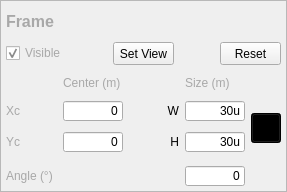
       <widget class="QFrame" name="frame_11">
        <property name="styleSheet">
         <string notr="true">#frame_11{
border: 1px solid rgb(168,168,168)
}</string>
        </property>
        <property name="frameShape">
         <enum>QFrame::StyledPanel</enum>
        </property>
        <property name="frameShadow">
         <enum>QFrame::Raised</enum>
        </property>
        <layout class="QVBoxLayout" name="verticalLayout_9">
         <property name="leftMargin">
          <number>0</number>
         </property>
         <property name="topMargin">
          <number>0</number>
         </property>
         <property name="rightMargin">
          <number>0</number>
         </property>
         <property name="bottomMargin">
          <number>0</number>
         </property>
         <item>
          <layout class="QVBoxLayout" name="verticalLayout_8" stretch="1,1,3,1">
           <property name="spacing">
            <number>6</number>
           </property>
           <property name="leftMargin">
            <number>5</number>
           </property>
           <property name="topMargin">
            <number>5</number>
           </property>
           <property name="rightMargin">
            <number>5</number>
           </property>
           <property name="bottomMargin">
            <number>5</number>
           </property>
           <item>
            <widget class="QLabel" name="label_Frame">
             <property name="font">
              <font>
               <pointsize>12</pointsize>
               <weight>75</weight>
               <bold>true</bold>
              </font>
             </property>
             <property name="styleSheet">
              <string notr="true">#label_Frame{
color: rgb(168, 168, 168)
}</string>
             </property>
             <property name="text">
              <string>Frame</string>
             </property>
            </widget>
           </item>
           <item>
            <layout class="QHBoxLayout" name="horizontalLayout_18">
             <item>
              <widget class="QCheckBox" name="checkBox">
               <property name="styleSheet">
                <string notr="true">#checkBox{
color: rgb(168,168,168);
}</string>
               </property>
               <property name="text">
                <string>Visible</string>
               </property>
               <property name="checked">
                <bool>true</bool>
               </property>
              </widget>
             </item>
             <item>
              <spacer name="horizontalSpacer_10">
               <property name="orientation">
                <enum>Qt::Horizontal</enum>
               </property>
               <property name="sizeHint" stdset="0">
                <size>
                 <width>40</width>
                 <height>20</height>
                </size>
               </property>
              </spacer>
             </item>
             <item>
              <widget class="QPushButton" name="push_setView">
               <property name="minimumSize">
                <size>
                 <width>61</width>
                 <height>23</height>
                </size>
               </property>
               <property name="maximumSize">
                <size>
                 <width>61</width>
                 <height>23</height>
                </size>
               </property>
               <property name="toolTip">
                <string>&lt;html&gt;&lt;head/&gt;&lt;body&gt;&lt;p&gt;Sets everything visible on the trace and retrace plots to be the current scan range. &lt;/p&gt;&lt;/body&gt;&lt;/html&gt;</string>
               </property>
               <property name="text">
                <string>Set View</string>
               </property>
              </widget>
             </item>
             <item>
              <spacer name="horizontalSpacer_9">
               <property name="orientation">
                <enum>Qt::Horizontal</enum>
               </property>
               <property name="sizeHint" stdset="0">
                <size>
                 <width>40</width>
                 <height>20</height>
                </size>
               </property>
              </spacer>
             </item>
             <item>
              <widget class="QPushButton" name="push_ResetScan">
               <property name="minimumSize">
                <size>
                 <width>61</width>
                 <height>23</height>
                </size>
               </property>
               <property name="maximumSize">
                <size>
                 <width>61</width>
                 <height>23</height>
                </size>
               </property>
               <property name="toolTip">
                <string>Set view to the same parameters as used for the previous scan</string>
               </property>
               <property name="text">
                <string>Reset</string>
               </property>
              </widget>
             </item>
            </layout>
           </item>
           <item>
            <layout class="QHBoxLayout" name="horizontalLayout_16">
             <item>
              <layout class="QGridLayout" name="gridLayout_8">
               <property name="verticalSpacing">
                <number>6</number>
               </property>
               <item row="1" column="1">
                <widget class="QLineEdit" name="lineEdit_Xc">
                 <property name="minimumSize">
                  <size>
                   <width>60</width>
                   <height>20</height>
                  </size>
                 </property>
                 <property name="maximumSize">
                  <size>
                   <width>60</width>
                   <height>20</height>
                  </size>
                 </property>
                 <property name="styleSheet">
                  <string notr="true"/>
                 </property>
                 <property name="text">
                  <string>0</string>
                 </property>
                 <property name="alignment">
                  <set>Qt::AlignRight|Qt::AlignTrailing|Qt::AlignVCenter</set>
                 </property>
                </widget>
               </item>
               <item row="1" column="2">
                <widget class="QLabel" name="label_W">
                 <property name="styleSheet">
                  <string notr="true">#label_H{
color: rgb(168, 168, 168)
}</string>
                 </property>
                 <property name="text">
                  <string>W</string>
                 </property>
                 <property name="alignment">
                  <set>Qt::AlignRight|Qt::AlignTrailing|Qt::AlignVCenter</set>
                 </property>
                </widget>
               </item>
               <item row="2" column="2">
                <widget class="QLabel" name="label_H">
                 <property name="styleSheet">
                  <string notr="true">#label_W{
color: rgb(168, 168, 168)
}</string>
                 </property>
                 <property name="text">
                  <string>H</string>
                 </property>
                 <property name="alignment">
                  <set>Qt::AlignRight|Qt::AlignTrailing|Qt::AlignVCenter</set>
                 </property>
                </widget>
               </item>
               <item row="2" column="1">
                <widget class="QLineEdit" name="lineEdit_Yc">
                 <property name="minimumSize">
                  <size>
                   <width>60</width>
                   <height>20</height>
                  </size>
                 </property>
                 <property name="maximumSize">
                  <size>
                   <width>60</width>
                   <height>20</height>
                  </size>
                 </property>
                 <property name="text">
                  <string>0</string>
                 </property>
                 <property name="alignment">
                  <set>Qt::AlignRight|Qt::AlignTrailing|Qt::AlignVCenter</set>
                 </property>
                </widget>
               </item>
               <item row="2" column="3">
                <widget class="QLineEdit" name="lineEdit_H">
                 <property name="minimumSize">
                  <size>
                   <width>60</width>
                   <height>20</height>
                  </size>
                 </property>
                 <property name="maximumSize">
                  <size>
                   <width>60</width>
                   <height>20</height>
                  </size>
                 </property>
                 <property name="text">
                  <string>30u</string>
                 </property>
                 <property name="alignment">
                  <set>Qt::AlignRight|Qt::AlignTrailing|Qt::AlignVCenter</set>
                 </property>
                </widget>
               </item>
               <item row="1" column="3">
                <widget class="QLineEdit" name="lineEdit_W">
                 <property name="minimumSize">
                  <size>
                   <width>60</width>
                   <height>20</height>
                  </size>
                 </property>
                 <property name="maximumSize">
                  <size>
                   <width>60</width>
                   <height>20</height>
                  </size>
                 </property>
                 <property name="text">
                  <string>30u</string>
                 </property>
                 <property name="alignment">
                  <set>Qt::AlignRight|Qt::AlignTrailing|Qt::AlignVCenter</set>
                 </property>
                </widget>
               </item>
               <item row="1" column="0">
                <widget class="QLabel" name="label_Xc">
                 <property name="styleSheet">
                  <string notr="true">#label_Xc{
color: rgb(168, 168, 168)
}</string>
                 </property>
                 <property name="text">
                  <string>Xc</string>
                 </property>
                </widget>
               </item>
               <item row="2" column="0">
                <widget class="QLabel" name="label_Yc">
                 <property name="styleSheet">
                  <string notr="true">#label_Yc{
color: rgb(168, 168, 168)
}</string>
                 </property>
                 <property name="text">
                  <string>Yc</string>
                 </property>
                </widget>
               </item>
               <item row="0" column="1">
                <widget class="QLabel" name="label_Center">
                 <property name="sizePolicy">
                  <sizepolicy hsizetype="Preferred" vsizetype="Fixed">
                   <horstretch>0</horstretch>
                   <verstretch>0</verstretch>
                  </sizepolicy>
                 </property>
                 <property name="styleSheet">
                  <string notr="true">#label_Center{
color: rgb(168, 168, 168);
qproperty-alignment: 'AlignVCenter | AlignCenter';
}</string>
                 </property>
                 <property name="text">
                  <string>Center (m)</string>
                 </property>
                </widget>
               </item>
               <item row="0" column="3">
                <widget class="QLabel" name="label_Size">
                 <property name="sizePolicy">
                  <sizepolicy hsizetype="Preferred" vsizetype="Fixed">
                   <horstretch>0</horstretch>
                   <verstretch>0</verstretch>
                  </sizepolicy>
                 </property>
                 <property name="styleSheet">
                  <string notr="true">#label_Size{
color: rgb(168, 168, 168);
qproperty-alignment: 'AlignVCenter | AlignCenter';
}</string>
                 </property>
                 <property name="text">
                  <string>Size (m)</string>
                 </property>
                </widget>
               </item>
              </layout>
             </item>
             <item>
              <layout class="QVBoxLayout" name="verticalLayout_7" stretch="5,0,2">
               <item>
                <spacer name="verticalSpacer">
                 <property name="orientation">
                  <enum>Qt::Vertical</enum>
                 </property>
                 <property name="sizeType">
                  <enum>QSizePolicy::Expanding</enum>
                 </property>
                 <property name="sizeHint" stdset="0">
                  <size>
                   <width>20</width>
                   <height>30</height>
                  </size>
                 </property>
                </spacer>
               </item>
               <item>
                <widget class="QPushButton" name="push_FrameLock">
                 <property name="minimumSize">
                  <size>
                   <width>30</width>
                   <height>30</height>
                  </size>
                 </property>
                 <property name="maximumSize">
                  <size>
                   <width>30</width>
                   <height>30</height>
                  </size>
                 </property>
                 <property name="styleSheet">
                  <string notr="true">#push_FrameLock{
image:url(:/nSOTScanner/Pictures/lock.png);
background: black;
}
</string>
                 </property>
                 <property name="text">
                  <string/>
                 </property>
                </widget>
               </item>
               <item>
                <spacer name="verticalSpacer_2">
                 <property name="orientation">
                  <enum>Qt::Vertical</enum>
                 </property>
                 <property name="sizeHint" stdset="0">
                  <size>
                   <width>20</width>
                   <height>40</height>
                  </size>
                 </property>
                </spacer>
               </item>
              </layout>
             </item>
            </layout>
           </item>
           <item>
            <layout class="QHBoxLayout" name="horizontalLayout_17">
             <item>
              <widget class="QLabel" name="label_Angle">
               <property name="styleSheet">
                <string notr="true">#label_Angle{
color: rgb(168, 168, 168);
qproperty-alignment: 'AlignVCenter | AlignCenter';
}</string>
               </property>
               <property name="text">
                <string>Angle (°)</string>
               </property>
              </widget>
             </item>
             <item>
              <widget class="QLineEdit" name="lineEdit_Angle">
               <property name="minimumSize">
                <size>
                 <width>60</width>
                 <height>20</height>
                </size>
               </property>
               <property name="maximumSize">
                <size>
                 <width>60</width>
                 <height>20</height>
                </size>
               </property>
               <property name="text">
                <string>0</string>
               </property>
               <property name="alignment">
                <set>Qt::AlignRight|Qt::AlignTrailing|Qt::AlignVCenter</set>
               </property>
              </widget>
             </item>
             <item>
              <spacer name="horizontalSpacer_8">
               <property name="orientation">
                <enum>Qt::Horizontal</enum>
               </property>
               <property name="sizeType">
                <enum>QSizePolicy::Fixed</enum>
               </property>
               <property name="sizeHint" stdset="0">
                <size>
                 <width>36</width>
                 <height>20</height>
                </size>
               </property>
              </spacer>
             </item>
            </layout>
           </item>
          </layout>
         </item>
        </layout>
       </widget>
